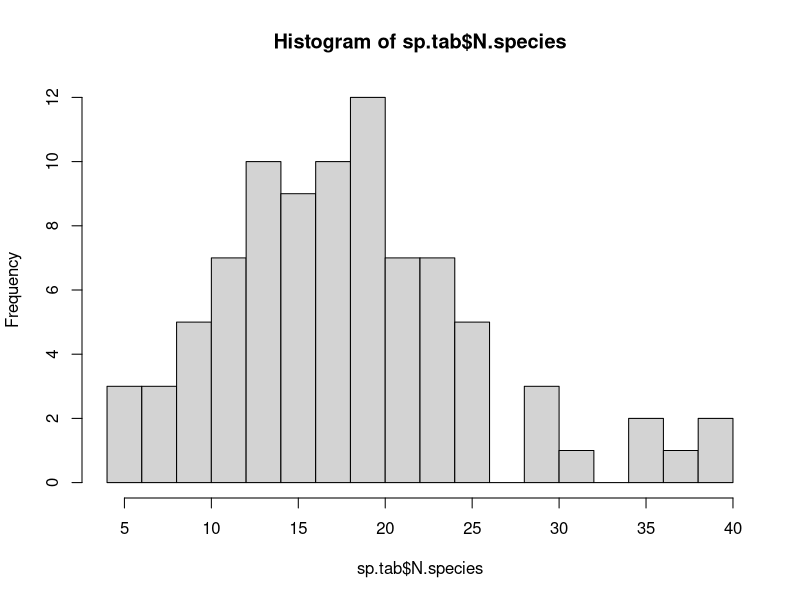
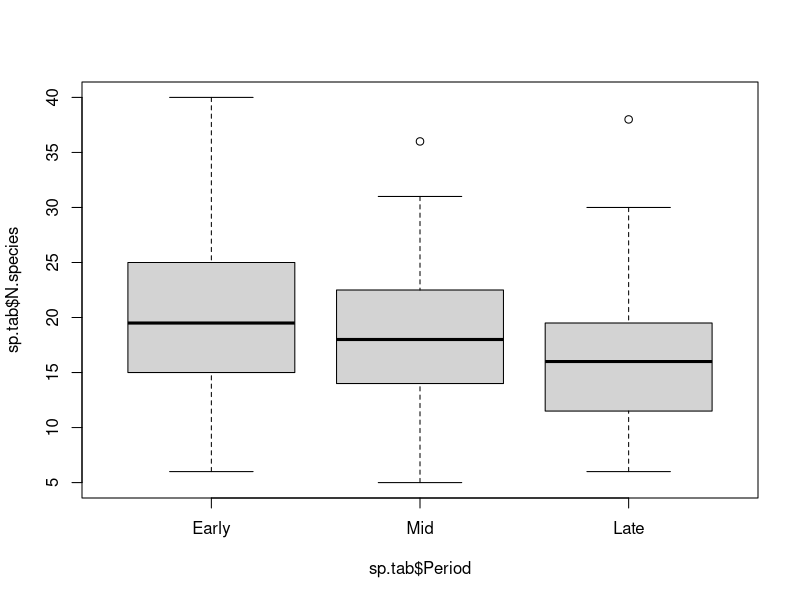
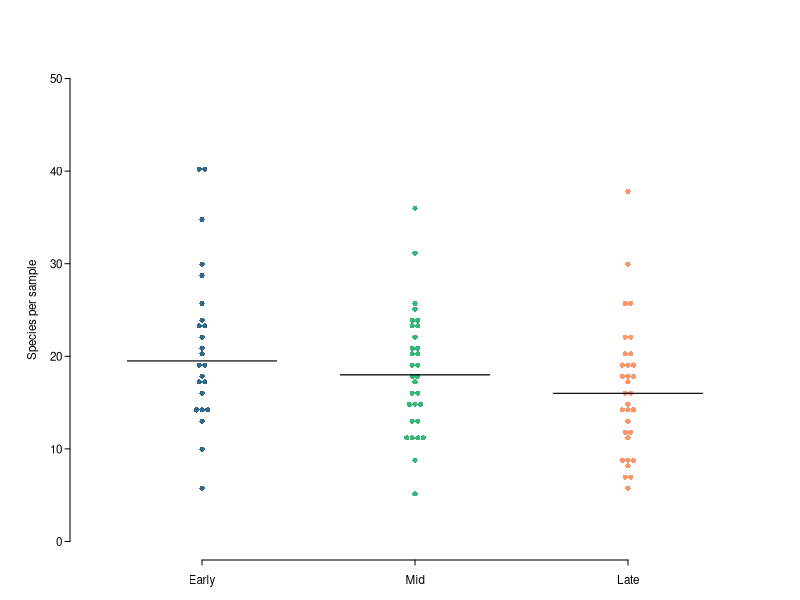

R code for these plots, in order:
#### ------------------------------------------------------------------------------------ ####
#### Calculate per-sample richness and compare with a Kruskal-Walllice test
##   Create a quick beeswarm plot for the supplemental material
#### ------------------------------------------------------------------------------------ ####
library(vegan)
library(dplyr)
library(beeswarm)
folder <- "C:/Users/astil/Dropbox/____Projects____/BTBW Diet/Data"
setwd(folder)


#### Load data
sp <- read.csv("Species_matrix.csv")
sp$Period <- factor(sp$Period, levels=c("Early","Mid","Late"))
sp.mat <- as.matrix(sp[,startsWith(colnames(sp), "Spp")])


#### Calculate species richness, test for differences
specnumber(sp.mat, MARGIN=1, groups=sp$Period) # Total richness is similar between the three periods
sp.tab <- sp %>% select(Elevation:Age) %>%
  mutate(N.species = specnumber(sp.mat, MARGIN=1))
hist(sp.tab$N.species, breaks=20) # it's a better-looking distribution than I thought! Kruskal-Wallis will work. 

## Kruskal-Wallis test
kruskal.test(N.species ~ Period, data = sp.tab)
# Differences between groups are present but weak. p = 0.07

## Pairwise comparisons
boxplot(sp.tab$N.species ~ sp.tab$Period)
pairwise.wilcox.test(sp.tab$N.species, sp.tab$Period, p.adjust.method = "BH")
# Safe to ignore the warning
# It seems that the greatest difference is between Early and Late.


#### Plotting!
cols <- c("#31688EFF" ,"#35B779FF","#FD9567FF")  # blue, green, peach

setwd("../Output/")
pdf(file="FigureS2_PerSample.pdf",width=3.4,height=3.6)

par(mar=c(1,2.5,1,1), mgp=c(1.5,0.4,0), oma =c(1,1,2,1), las=1, tcl=-0.25, cex.axis=0.7, cex.lab=0.7)

#### PLOTTING
beeswarm(N.species ~ Period, data=sp.tab, col=cols, pch=16, method="center",ylim=c(0,50), bty="n",
         ylab="Species per sample", xlab="", xaxt="n", cex=0.7)
bxplot(N.species ~ Period, data=sp.tab, add=T, probs=0.5, lwd=1.2, width=0.7, col="black") 
axis(1, at=c(1,2,3), lab=c("Early","Mid","Late"))  


dev.off()



